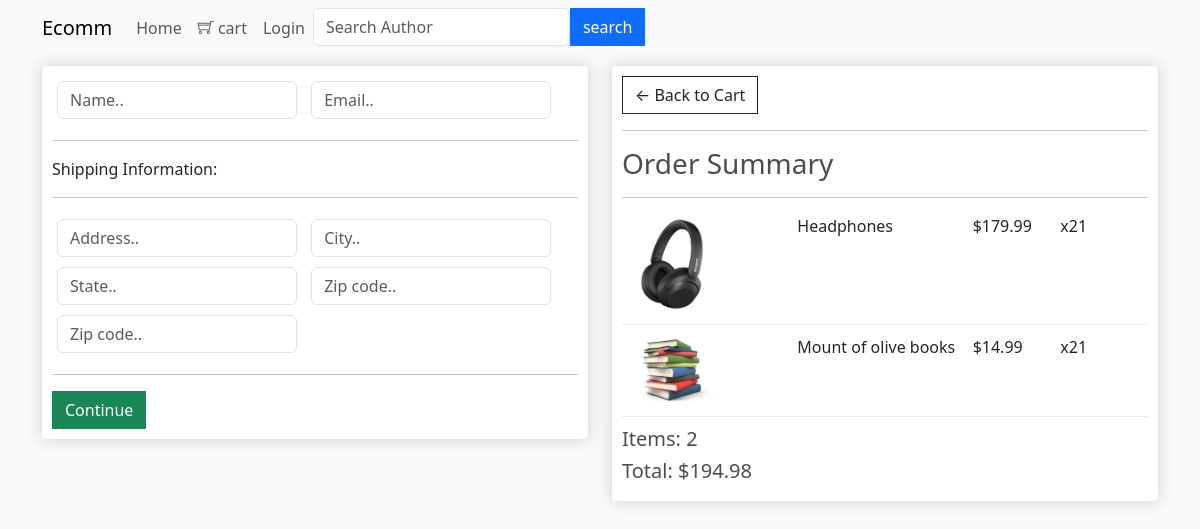
/checkout/ (signed in), run on an earlier commit of the app's database.
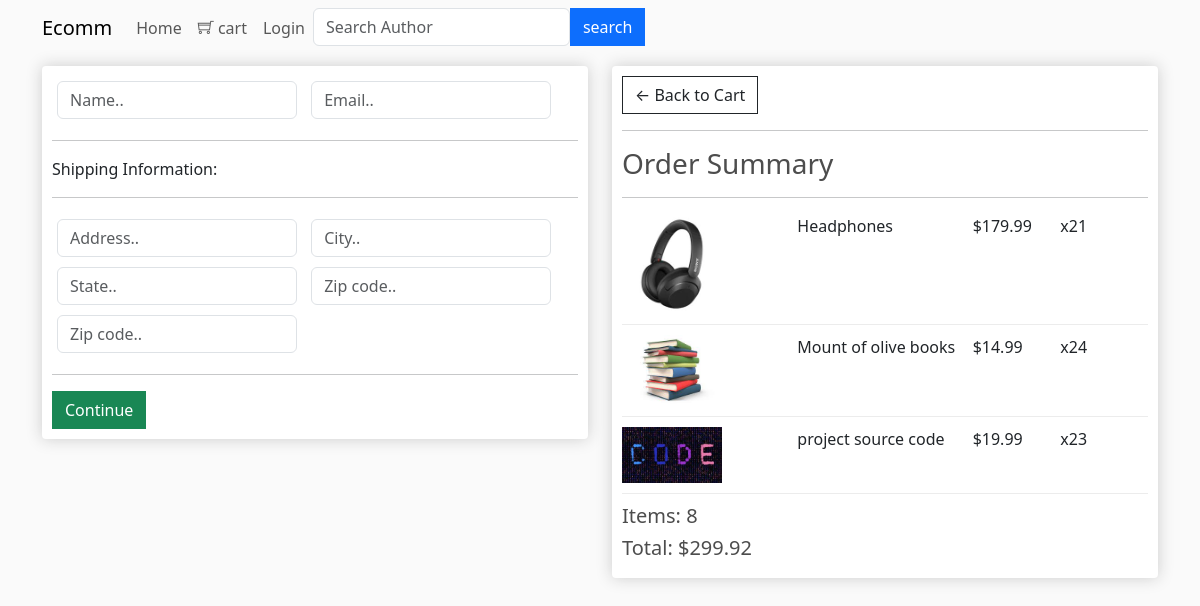
And on a later commit of the database.
### store/models.py (models this page shows, shortened)
class OrderItem(models.Model):
     product=models.ForeignKey(Product, on_delete=models.SET_NULL , null=True,blank=True)
     order=models.ForeignKey(Order,on_delete=models.SET_NULL,blank=True,null=True)
     quantity=models.IntegerField(default=0,null=True, blank=True )
     date_added=models.DateTimeField(auto_now_add=True)
     @property
     def get_total(self):
          total=self.product.price * self.quantity
          return total

class Product(models.Model):
     name=models.CharField(max_length=200,null=True)
     price=models.FloatField()
     digital=models.BooleanField(default=False,null=True,blank=False)
     image=models.ImageField(null=True,blank=True)
     @property
     def imageURL(self):
          try:
               url=self.image.url
          except:
               url=''
          return url

class Order(models.Model):
     customer=models.ForeignKey(Customer,on_delete=models.SET_NULL,blank=True,null=True)
     date_ordered=models.DateTimeField(auto_now_add=True)
     complete=models.BooleanField(default=False,blank=False,null=True)
     transaction_id=models.CharField(max_length=100,null=True)
     @property
     def get_cart_total(self):
          orderitems=self.orderitem_set.all()
          total=sum([item.get_total for item in orderitems])
          return total
     @property
     def get_cart_items(self):
          orderitems=self.orderitem_set.all()
          total=sum([item.quantity for item in orderitems])
          return total

### store/views.py (the view)
# urls.py: path("checkout/",views.checkout,name="checkout-page"),
def checkout(request):
    if request.user.is_authenticated:
        customer=request.user.customer
        order,created=Order.objects.get_or_create(customer=customer,complete=False)
        items=order.orderitem_set.all()
    else:
        items=[]
        order={'get_cart_total':0,'get_cart_items':0}
    context ={
        'items':items,
        'order':order
    }
    return render(request,"store/checkout.html",context)

### store/templates/store/checkout.html (shortened to what this page needs)
{% extends 'store/base.html' %}
{% load static %}
{% block content %}
<div class="row">
    <div class="col-lg-6">
        <div class="box-element" id="form-wrapper">
            <form id="form">
                <div id="user-info">
                    <div class="form-field">
                        <input required class="form-control" type="text" name="name" placeholder="Name..">
                    </div>
                    <div class="form-field">
                        <input required class="form-control" type="email" name="email" placeholder="Email..">
                    </div>
                </div>
                <div id="shipping-info">
                    <hr>
                    <p>Shipping Information:</p>
                    <hr>
                    <div class="form-field">
                        <input class="form-control" type="text" name="address" placeholder="Address..">
                    </div>
                    <div class="form-field">
                        <input class="form-control" type="text" name="city" placeholder="City..">
                    </div>
                    <div class="form-field">
                        <input class="form-control" type="text" name="state" placeholder="State..">
                    </div>
                    <div class="form-field">
                        <input class="form-control" type="text" name="zipcode" placeholder="Zip code..">
                    </div>
                    <div class="form-field">
                        <input class="form-control" type="text" name="country" placeholder="Zip code..">
                    </div>
                </div>
                <hr>
                <input id="form-button" class="btn btn-success btn-block" type="submit" value="Continue">
            </form>
        </div>
        <br>
    </div>
    <div class="col-lg-6">
        <div class="box-element">
            <a  class="btn btn-outline-dark" href="{% url 'cart-page' %}">&#x2190; Back to Cart</a>
            <hr>
            <h3>Order Summary</h3>
            <hr>
            {% for item in items %}
            <div class="cart-row">
                <div style="flex:2"><img class="row-image" src="{{item.product.imageURL}}"></div>
                <div style="flex:2"><p>{{item.product.name}}</p></div>
                <div style="flex:1"><p>${{item.product.price}}</p></div>
                <div style="flex:1"><p>x2{{item.quantity}}</p></div>
            </div>
            {% endfor %}
            <h5>Items:   {{order.get_cart_items}}</h5>
            <h5>Total:   ${{order.get_cart_total|floatformat:2}}</h5>
        </div>
    </div>
</div>
{% endblock content %}

### store/templates/store/base.html (shortened to what this page needs)
{% load static %}
<!DOCTYPE html>
<html lang="en">
<head>
    <link href="https://cdn.jsdelivr.net/npm/bootstrap@5.3.1/dist/css/bootstrap.min.css" rel="stylesheet">
    <link rel="stylesheet" href="{% static 'store/vendors/themify-icons/themify-icons.css' %}">
    <link rel="stylesheet" type="text/css" href="{% static 'store/css/style.css' %}">
</head>
<body>
    <nav class="navbar navbar-expand-lg navbar-light">
        <div class="container box_1620">
          <a class="navbar-brand logo_h" href="{% url 'store-page' %}">Ecomm</a>
          <div class="collapse navbar-collapse offset" id="navbarSupportedContent">
            <ul class="nav navbar-nav menu_nav justify-content-center">
              <li class="nav-item active"><a class="nav-link" href="{% url 'store-page' %}">Home</a></li>
              <li class="nav-item"><a class="nav-link" href="{% url 'cart-page' %}"><i class="ti-shopping-cart"></i> cart</a></li>
              <li class="nav-item"><a class="nav-link" href="{% url 'cart-page' %}">Login</a></li>
            <form target="_blank" novalidate="true" action=""
            method="get" class="form-inline">
            <div class="d-flex flex-row">
              <input class="form-control mr-sm-2" type="search" placeholder="Search Author" aria-label="Search" name="searched">
              <button class="click-btn btn btn-primary">search</button>
            </div>
          </form>
          </div>
        </div>
      </nav>
   <div class="container">
        {% block content %}
        {% endblock content %}
  </div>
</body>
</html>

### store/static/store/css/style.css (style rules this page uses)
body { background-color: hsl(0, 0%, 98%); }
h1,h2,h3,h4,h5,h6 { color:hsl(0, 0%, 30%); }
.box-element { box-shadow:hsl(0, 0%, 80%) 0 0 16px; background-color: #fff; border-radius: 4px; padding: 10px; }
.col-lg-4, .col-lg-6, .col-lg-8, .col-lg-12 { margin-top: 10px; }
.btn { border-radius: 0; }
.row-image { width: 100px; }
.form-field { width:250px; display: inline-block; padding: 5px; }
.cart-row { display: flex; align-items: flex-stretch; padding-bottom: 10px; margin-bottom: 10px; border-bottom: 1px solid #ececec; }

What changed in the data, as far as the page shows it:
changed OrderItem "Mount of olive books": quantity "1" → "4"
added OrderItem: product.imageURL (picture), product.name "project source code", product.price "19.99", quantity "3"
changed through a linked row, Order: get_cart_items "2" → "8"; get_cart_total "194.98" → "299.92"
